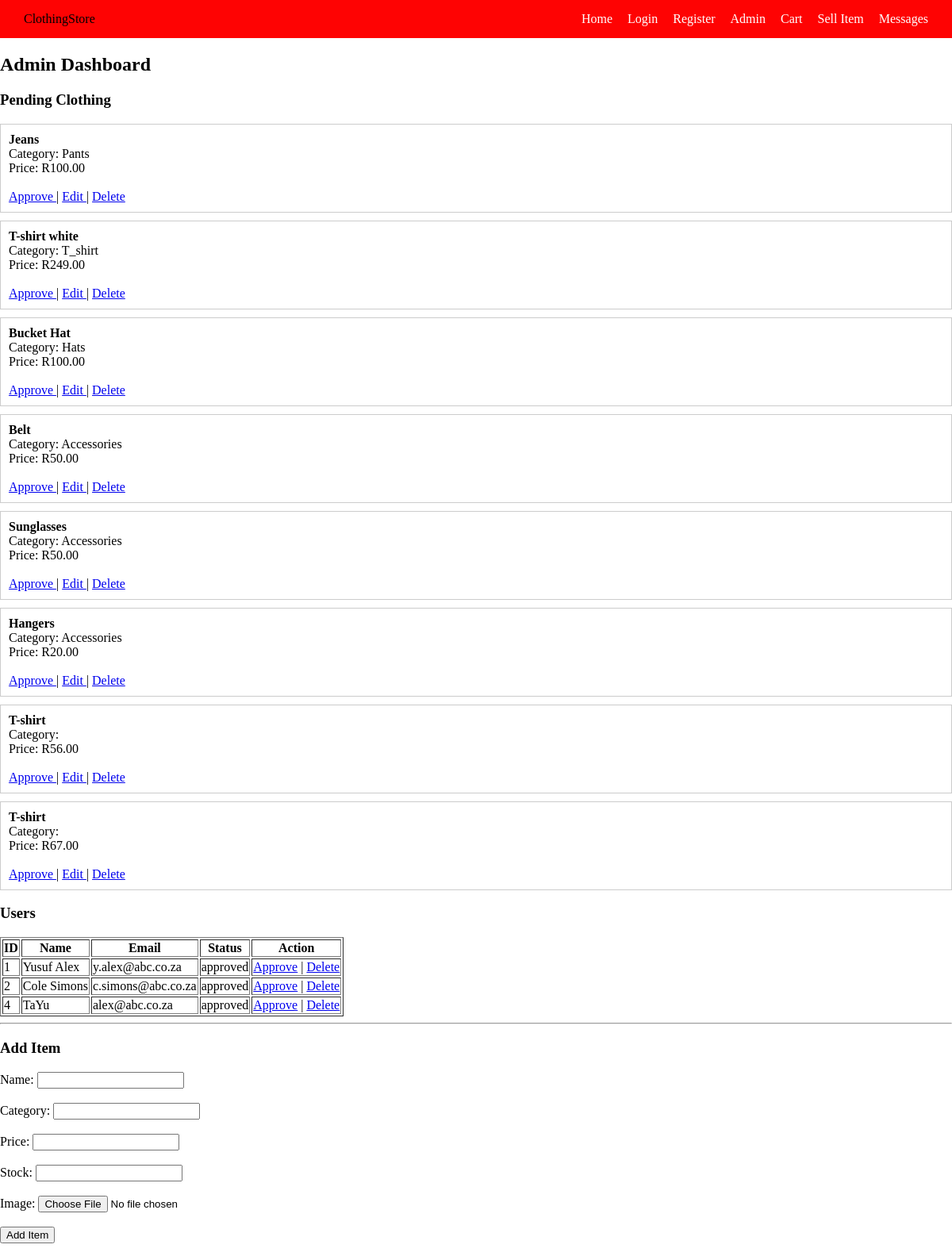
The app's page /adminDashboard.php with its own data.
### tables this page shows
CREATE TABLE `tbiclothes` (
  `ClothesID` int(11) NOT NULL,
  `Name` varchar(100) DEFAULT NULL,
  `Category` varchar(50) DEFAULT NULL,
  `Price` decimal(10,2) DEFAULT NULL,
  `Stock` int(11) DEFAULT NULL,
  `Image` varchar(255) DEFAULT NULL,
  `Brand` varchar(100) DEFAULT NULL,
  `Description` text DEFAULT NULL,
  `SellerID` int(11) DEFAULT NULL,
  `Status` varchar(20) DEFAULT 'Pending'
);

CREATE TABLE `tbluser` (
  `UserID` int(11) NOT NULL,
  `Name` varchar(100) DEFAULT NULL,
  `Email` varchar(100) DEFAULT NULL,
  `Password` varchar(255) DEFAULT NULL,
  `Status` varchar(20) DEFAULT 'pending'
);

### adminDashboard.php (the view, shortened to what this page needs)
<?php
include 'DBConn.php';
include 'navbar.php';
?>
<h2>Admin Dashboard</h2>
<h3>Pending Clothing</h3>
<?php
$result = $conn->query("
SELECT *
FROM tbiClothes
WHERE Status='Pending'
");
while($row = $result->fetch_assoc())
{
    echo "
    <div style='border:1px solid #ccc;
                padding:10px;
                margin-bottom:10px;'>
        <strong>{$row['Name']}</strong><br>
        Category: {$row['Category']}<br>
        Price: R{$row['Price']}<br><br>
        <a href='approveItem.php?id={$row['ClothesID']}'>
            Approve
        </a>
        |
        <a href='editItem.php?id={$row['ClothesID']}'>
            Edit
        </a>
        |
        <a href='deleteItem.php?id={$row['ClothesID']}'>
            Delete
        </a>
    </div>
    ";
}
?>
<h3>Users</h3>
<table border="1">
<tr><th>ID</th><th>Name</th><th>Email</th><th>Status</th><th>Action</th></tr>
<?php
$res = $conn->query("SELECT * FROM tblUser");
while ($r = $res->fetch_assoc()) {
    echo "<tr>
    <td>{$r['UserID']}</td>
    <td>{$r['Name']}</td>
    <td>{$r['Email']}</td>
    <td>{$r['Status']}</td>
    <td>
        <a href='?approve={$r['UserID']}'>Approve</a> |
        <a href='?delete={$r['UserID']}'>Delete</a>
    </td>
    </tr>";
}
?>
</table>
<hr>
<h3>Add Item</h3>
<form method="POST" enctype="multipart/form-data">
    Name: <input type="text" name="name"><br><br>
    Category: <input type="text" name="category"><br><br>
    Price: <input type="number" name="price"><br><br>
    Stock: <input type="number" name="stock"><br><br>
    Image: <input type="file" name="image"><br><br>
    <button name="add">Add Item</button>
</form>

### navbar.php (shortened to what this page needs)
<div class="navbar">
    <div> ClothingStore</div>
    <div>
        <a href="index.php">Home</a>
        <a href="login.php">Login</a>
        <a href="register.php">Register</a>
        <a href="adminLogin.php">Admin</a>
        <a href="cart.php">Cart</a>
        <a href="sellerDashboard.php">Sell Item</a>
        <a href="messages.php">Messages</a>
    </div>
</div>

### navbar.php (style rules this page uses)
h2 { margin-top: 20px; }
.navbar { position: sticky; top: 0; z-index: 1000; background: #fe0303; padding: 15px 30px; display: flex; justify-content: space-between; align-items: center; box-shadow: 0 4px 10px rgba(1, 0, 0, 0); }
.navbar a { color: white; margin-left: 15px; text-decoration: none; }

### records on screen
tbiclothes: Name "Jeans", Category "Pants", Price "100.00"
tbiclothes: Name "T-shirt white", Category "T_shirt", Price "249.00"
tbiclothes: Name "Bucket Hat", Category "Hats", Price "100.00"
tbiclothes: Name "Belt", Category "Accessories", Price "50.00"
tbiclothes: Name "Sunglasses", Category "Accessories", Price "50.00"
tbiclothes: Name "Hangers", Category "Accessories", Price "20.00"
tbiclothes: Name "T-shirt", Price "56.00"
tbiclothes: Name "T-shirt", Price "67.00"
tbluser: UserID "1", Name "Yusuf Alex", Email "y.alex@abc.co.za", Status "approved"
tbluser: UserID "2", Name "Cole Simons", Email "c.simons@abc.co.za", Status "approved"
tbluser: UserID "4", Name "TaYu", Email "alex@abc.co.za", Status "approved"
